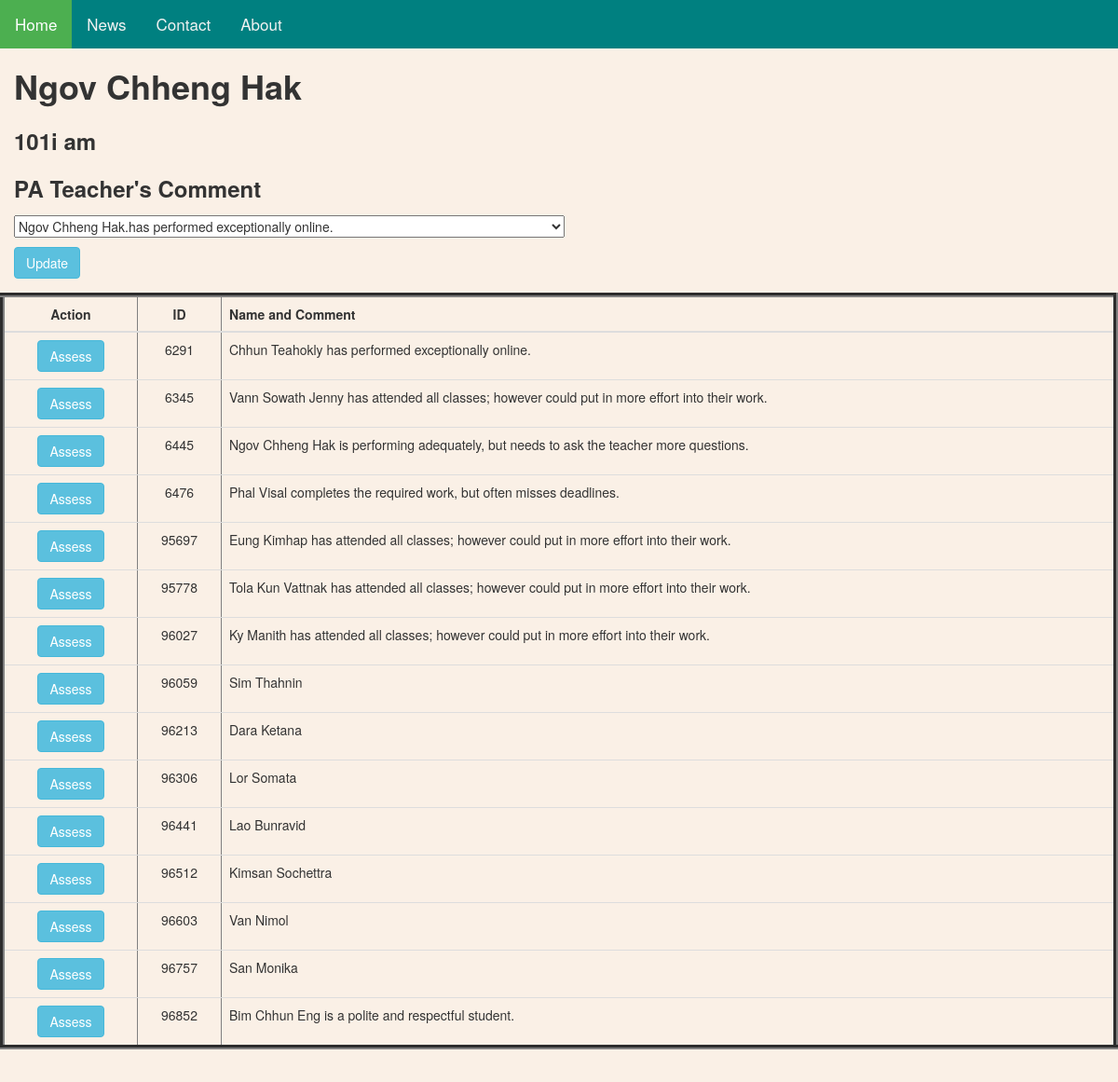
Screenshot of /index.php?edit=388 with the database file from the repository.
### tables this page shows
CREATE TABLE `data` (
  `id` int(11) NOT NULL,
  `studentid` varchar(20) NOT NULL,
  `name` varchar(200) NOT NULL,
  `classroom` varchar(100) NOT NULL,
  `classtime` varchar(100) NOT NULL,
  `pacomment` varchar(100) NOT NULL,
  `pacommentid` int(11) NOT NULL,
  `ModifiedTime` timestamp NOT NULL DEFAULT current_timestamp() ON UPDATE current_timestamp()
);

### Working/process.php (called while the page is built, shortened)
<?php
$mysqli = new mysqli("localhost","ray","password","reports") or die(mysqli_error($mysqli));
if (isset($_GET['edit'])){
    $id = $_GET['edit'];
    $update = true;
    $result = $mysqli->query("SELECT * FROM data WHERE id=$id") or die($mysqli->error());
    if(isset($result->num_rows) && $result->num_rows > 0) {
        $row = $result->fetch_array();
        $name = $row['name'];
        $classroom = $row['classroom'];
        $classtime = $row['classtime'];
    }
}

### index.php (the view, shortened to what this page needs)
<?php require_once 'process.php'; ?>
<!DOCTYPE html>
<html>
    <head>
  <link rel="stylesheet" href="https://maxcdn.bootstrapcdn.com/bootstrap/3.4.1/css/bootstrap.min.css">
</head>
<body style="background-color:linen;">
<div class="topnav">
  <a class="active" href="#home">Home</a>
  <a href="#news">News</a>
  <a href="#contact">Contact</a>
  <a href="#about">About</a>
</div>
 <?php $resultcomment = $mysqli->query("SELECT EnglishComment FROM comments"); ?>
        <div class="container" align-content-center>
        <?php
            $result = $mysqli->query("SELECT * FROM data WHERE classroom = '101i'AND classtime = 'am'") or die($mysqli->error);
        ?>
    <div class="row justify-content-center">
        <form action="process.php" method="POST">
            <div class="form-group">
                <h1><label><?php echo $name?></label></h1>
            </div>
            <div class="form-group">
                <h3><label><?php echo $classroom ,' ' ,$classtime?></label></h3>
            </div>
            <form action="process.php" method="POST">
            <div class="form-group">
                <h3><label>PA Teacher's Comment</label></h3> <select name = "pacomment">
               <?php
                    while($rows = $resultcomment-> fetch_assoc())
                    {
                        $EnglishComment = $rows['EnglishComment'];
                        echo "<option value='$EnglishComment'>$name.$EnglishComment</option>";
                    }
                    ?></h2>
                </select><br>
                <p>
            <div class="form-group">
            <?php
            if ($update == true):
            ?>
                <button type="submit" class="btn btn-info" name="update">Update</button>
            <?php else: ?>
            <?php endif; ?>
            </div>
        </form>
            <div class="row justify-content-center">
                <table class="table" width = "20%" border = "5" cellpadding = "1";>
                    <thead>
                        <tr>
                            <th><center>Action</center></th>
                            <th><center>ID</center></th>
                            <th>Name and Comment</th>
                        </tr>
                    </thead>
            <?php
                while ($row = $result->fetch_assoc()): ?>
            <tr>
                        <td>
                        <center><a href="index.php?edit=<?php echo $row['id']; ?>"
                            class="btn btn-info">Assess</a></center>
                        </td>
                        <td><center><?php echo $row['studentid']; ?></center></td>
                        <td><?php echo $row['name']." ".$row['pacomment'] ?></td>
                    </tr>
            <?php endwhile; ?>
                </table>
            </div>
        </div>
        </div>
    </body>

### index.php (style rules this page uses)
.topnav { overflow: hidden; background-color: #008080; }
.topnav a { float: left; color: #f2f2f2; text-align: center; padding: 14px 16px; text-decoration: none; font-size: 17px; }
.topnav a.active { background-color: #4CAF50; color: white; }

### rows the page displays
data: name "Ngov Chheng Hak", classroom "101i", classtime "am", studentid "6445", pacomment "is performing adequately, but needs to ask the teacher more questions."
data: studentid "6291", name "Chhun Teahokly", pacomment "has performed exceptionally online."
data: studentid "6345", name "Vann Sowath Jenny", pacomment "has attended all classes; however could put in more effort into their work."
data: studentid "6476", name "Phal Visal", pacomment "completes the required work, but often misses deadlines."
data: studentid "95697", name "Eung Kimhap", pacomment "has attended all classes; however could put in more effort into their work."
data: studentid "95778", name "Tola Kun Vattnak", pacomment "has attended all classes; however could put in more effort into their work."
data: studentid "96027", name "Ky Manith", pacomment "has attended all classes; however could put in more effort into their work."
data: studentid "96059", name "Sim Thahnin"
data: studentid "96213", name "Dara Ketana"
data: studentid "96306", name "Lor Somata"
data: studentid "96441", name "Lao Bunravid"
data: studentid "96512", name "Kimsan Sochettra"
data: studentid "96603", name "Van Nimol"
data: studentid "96757", name "San Monika"
data: studentid "96852", name "Bim Chhun Eng", pacomment "is a polite and respectful student."

### other values shown
form field pacomment "Ngov Chheng Hak.has performed exceptionally online."
